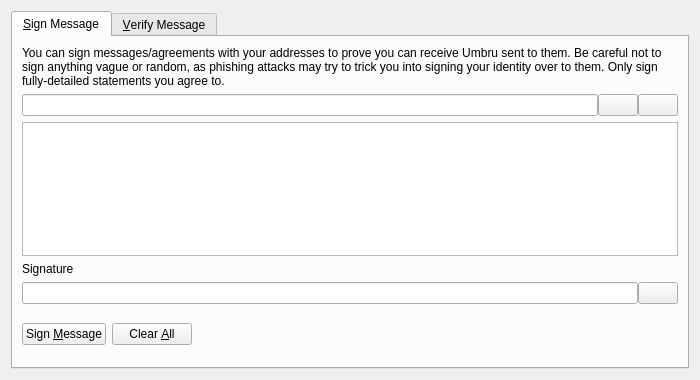
<?xml version="1.0" encoding="UTF-8"?>
<ui version="4.0">
 <class>SignVerifyMessageDialog</class>
 <widget class="QDialog" name="SignVerifyMessageDialog">
  <property name="geometry">
   <rect>
    <x>0</x>
    <y>0</y>
    <width>700</width>
    <height>380</height>
   </rect>
  </property>
  <property name="windowTitle">
   <string>Signatures - Sign / Verify a Message</string>
  </property>
  <property name="modal">
   <bool>true</bool>
  </property>
  <layout class="QVBoxLayout" name="verticalLayout">
   <item>
    <widget class="QTabWidget" name="tabWidget">
     <property name="currentIndex">
      <number>0</number>
     </property>
     <widget class="QWidget" name="tabSignMessage">
      <attribute name="title">
       <string>&amp;Sign Message</string>
      </attribute>
      <layout class="QVBoxLayout" name="verticalLayout_SM">
       <item>
        <widget class="QLabel" name="infoLabel_SM">
         <property name="text">
          <string>You can sign messages/agreements with your addresses to prove you can receive Umbru sent to them. Be careful not to sign anything vague or random, as phishing attacks may try to trick you into signing your identity over to them. Only sign fully-detailed statements you agree to.</string>
         </property>
         <property name="textFormat">
          <enum>Qt::PlainText</enum>
         </property>
         <property name="wordWrap">
          <bool>true</bool>
         </property>
        </widget>
       </item>
       <item>
        <layout class="QHBoxLayout" name="horizontalLayout_1_SM">
         <property name="spacing">
          <number>0</number>
         </property>
         <item>
          <widget class="QValidatedLineEdit" name="addressIn_SM">
           <property name="toolTip">
            <string>The Umbru address to sign the message with</string>
           </property>
          </widget>
         </item>
         <item>
          <widget class="QPushButton" name="addressBookButton_SM">
           <property name="toolTip">
            <string>Choose previously used address</string>
           </property>
           <property name="text">
            <string/>
           </property>
           <property name="shortcut">
            <string>Alt+A</string>
           </property>
           <property name="autoDefault">
            <bool>false</bool>
           </property>
          </widget>
         </item>
         <item>
          <widget class="QPushButton" name="pasteButton_SM">
           <property name="toolTip">
            <string>Paste address from clipboard</string>
           </property>
           <property name="text">
            <string/>
           </property>
           <property name="shortcut">
            <string>Alt+P</string>
           </property>
           <property name="autoDefault">
            <bool>false</bool>
           </property>
          </widget>
         </item>
        </layout>
       </item>
       <item>
        <widget class="QPlainTextEdit" name="messageIn_SM">
         <property name="toolTip">
          <string>Enter the message you want to sign here</string>
         </property>
        </widget>
       </item>
       <item>
        <widget class="QLabel" name="signatureLabel_SM">
         <property name="text">
          <string>Signature</string>
         </property>
         <property name="textFormat">
          <enum>Qt::PlainText</enum>
         </property>
        </widget>
       </item>
       <item>
        <layout class="QHBoxLayout" name="horizontalLayout_2_SM">
         <property name="spacing">
          <number>0</number>
         </property>
         <item>
          <widget class="QLineEdit" name="signatureOut_SM">
           <property name="font">
            <font>
             <italic>true</italic>
            </font>
           </property>
           <property name="readOnly">
            <bool>true</bool>
           </property>
          </widget>
         </item>
         <item>
          <widget class="QPushButton" name="copySignatureButton_SM">
           <property name="toolTip">
            <string>Copy the current signature to the system clipboard</string>
           </property>
           <property name="text">
            <string/>
           </property>
           <property name="autoDefault">
            <bool>false</bool>
           </property>
          </widget>
         </item>
        </layout>
       </item>
       <item>
        <layout class="QHBoxLayout" name="horizontalLayout_3_SM">
         <item>
          <widget class="QPushButton" name="signMessageButton_SM">
           <property name="toolTip">
            <string>Sign the message to prove you own this Umbru address</string>
           </property>
           <property name="text">
            <string>Sign &amp;Message</string>
           </property>
           <property name="autoDefault">
            <bool>false</bool>
           </property>
          </widget>
         </item>
         <item>
          <widget class="QPushButton" name="clearButton_SM">
           <property name="toolTip">
            <string>Reset all sign message fields</string>
           </property>
           <property name="text">
            <string>Clear &amp;All</string>
           </property>
           <property name="autoDefault">
            <bool>false</bool>
           </property>
          </widget>
         </item>
         <item>
          <spacer name="horizontalSpacer_1_SM">
           <property name="orientation">
            <enum>Qt::Horizontal</enum>
           </property>
           <property name="sizeHint" stdset="0">
            <size>
             <width>40</width>
             <height>48</height>
            </size>
           </property>
          </spacer>
         </item>
         <item>
          <widget class="QLabel" name="statusLabel_SM">
           <property name="font">
            <font>
             <weight>75</weight>
             <bold>true</bold>
            </font>
           </property>
           <property name="text">
            <string/>
           </property>
           <property name="wordWrap">
            <bool>true</bool>
           </property>
          </widget>
         </item>
         <item>
          <spacer name="horizontalSpacer_2_SM">
           <property name="orientation">
            <enum>Qt::Horizontal</enum>
           </property>
           <property name="sizeHint" stdset="0">
            <size>
             <width>40</width>
             <height>48</height>
            </size>
           </property>
          </spacer>
         </item>
        </layout>
       </item>
      </layout>
     </widget>
     <widget class="QWidget" name="tabVerifyMessage">
      <attribute name="title">
       <string>&amp;Verify Message</string>
      </attribute>
      <layout class="QVBoxLayout" name="verticalLayout_VM">
       <item>
        <widget class="QLabel" name="infoLabel_VM">
         <property name="text">
          <string>Enter the receiver's address, message (ensure you copy line breaks, spaces, tabs, etc. exactly) and signature below to verify the message. Be careful not to read more into the signature than what is in the signed message itself, to avoid being tricked by a man-in-the-middle attack. Note that this only proves the signing party receives with the address, it cannot prove sendership of any transaction!</string>
         </property>
         <property name="textFormat">
          <enum>Qt::PlainText</enum>
         </property>
         <property name="alignment">
          <set>Qt::AlignLeading|Qt::AlignLeft|Qt::AlignTop</set>
         </property>
         <property name="wordWrap">
          <bool>true</bool>
         </property>
        </widget>
       </item>
       <item>
        <layout class="QHBoxLayout" name="horizontalLayout_1_VM">
         <property name="spacing">
          <number>0</number>
         </property>
         <item>
          <widget class="QValidatedLineEdit" name="addressIn_VM">
           <property name="toolTip">
            <string>The Umbru address the message was signed with</string>
           </property>
          </widget>
         </item>
         <item>
          <widget class="QPushButton" name="addressBookButton_VM">
           <property name="toolTip">
            <string>Choose previously used address</string>
           </property>
           <property name="text">
            <string/>
           </property>
           <property name="shortcut">
            <string>Alt+A</string>
           </property>
           <property name="autoDefault">
            <bool>false</bool>
           </property>
          </widget>
         </item>
        </layout>
       </item>
       <item>
        <widget class="QPlainTextEdit" name="messageIn_VM"/>
       </item>
       <item>
        <widget class="QValidatedLineEdit" name="signatureIn_VM"/>
       </item>
       <item>
        <layout class="QHBoxLayout" name="horizontalLayout_2_VM">
         <item>
          <widget class="QPushButton" name="verifyMessageButton_VM">
           <property name="toolTip">
            <string>Verify the message to ensure it was signed with the specified Umbru address</string>
           </property>
           <property name="text">
            <string>Verify &amp;Message</string>
           </property>
           <property name="autoDefault">
            <bool>false</bool>
           </property>
          </widget>
         </item>
         <item>
          <widget class="QPushButton" name="clearButton_VM">
           <property name="toolTip">
            <string>Reset all verify message fields</string>
           </property>
           <property name="text">
            <string>Clear &amp;All</string>
           </property>
           <property name="autoDefault">
            <bool>false</bool>
           </property>
          </widget>
         </item>
         <item>
          <spacer name="horizontalSpacer_1_VM">
           <property name="orientation">
            <enum>Qt::Horizontal</enum>
           </property>
           <property name="sizeHint" stdset="0">
            <size>
             <width>40</width>
             <height>48</height>
            </size>
           </property>
          </spacer>
         </item>
         <item>
          <widget class="QLabel" name="statusLabel_VM">
           <property name="font">
            <font>
             <weight>75</weight>
             <bold>true</bold>
            </font>
           </property>
           <property name="text">
            <string/>
           </property>
           <property name="wordWrap">
            <bool>true</bool>
           </property>
          </widget>
         </item>
         <item>
          <spacer name="horizontalSpacer_2_VM">
           <property name="orientation">
            <enum>Qt::Horizontal</enum>
           </property>
           <property name="sizeHint" stdset="0">
            <size>
             <width>40</width>
             <height>48</height>
            </size>
           </property>
          </spacer>
         </item>
        </layout>
       </item>
      </layout>
     </widget>
    </widget>
   </item>
  </layout>
 </widget>
 <customwidgets>
  <customwidget>
   <class>QValidatedLineEdit</class>
   <extends>QLineEdit</extends>
   <header>qvalidatedlineedit.h</header>
  </customwidget>
 </customwidgets>
 <resources>
  <include location="../umbru.qrc"/>
 </resources>
 <connections/>
</ui>
